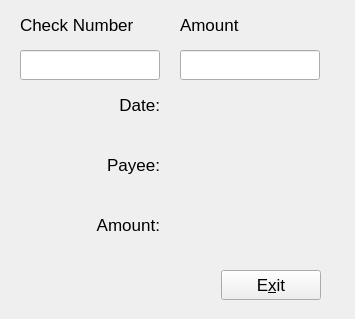
<?xml version="1.0" encoding="UTF-8"?>
<ui version="4.0">
 <class>PostCheckDialog</class>
 <widget class="QDialog" name="PostCheckDialog">
  <property name="windowModality">
   <enum>Qt::ApplicationModal</enum>
  </property>
  <property name="geometry">
   <rect>
    <x>0</x>
    <y>0</y>
    <width>355</width>
    <height>319</height>
   </rect>
  </property>
  <property name="font">
   <font>
    <pointsize>13</pointsize>
   </font>
  </property>
  <property name="windowTitle">
   <string>Post Checks</string>
  </property>
  <widget class="QLabel" name="textLabel1">
   <property name="geometry">
    <rect>
     <x>20</x>
     <y>10</y>
     <width>140</width>
     <height>30</height>
    </rect>
   </property>
   <property name="text">
    <string>Check Number</string>
   </property>
   <property name="wordWrap">
    <bool>false</bool>
   </property>
  </widget>
  <widget class="QLineEdit" name="checkNoEdit">
   <property name="geometry">
    <rect>
     <x>20</x>
     <y>50</y>
     <width>140</width>
     <height>30</height>
    </rect>
   </property>
  </widget>
  <widget class="QLabel" name="textLabel1_2">
   <property name="geometry">
    <rect>
     <x>180</x>
     <y>10</y>
     <width>140</width>
     <height>30</height>
    </rect>
   </property>
   <property name="text">
    <string>Amount</string>
   </property>
   <property name="wordWrap">
    <bool>false</bool>
   </property>
  </widget>
  <widget class="QLineEdit" name="checkAmountEdit">
   <property name="geometry">
    <rect>
     <x>180</x>
     <y>50</y>
     <width>140</width>
     <height>30</height>
    </rect>
   </property>
  </widget>
  <widget class="QLabel" name="checkDateDisplay">
   <property name="geometry">
    <rect>
     <x>180</x>
     <y>90</y>
     <width>140</width>
     <height>30</height>
    </rect>
   </property>
   <property name="text">
    <string/>
   </property>
   <property name="wordWrap">
    <bool>false</bool>
   </property>
  </widget>
  <widget class="QLabel" name="checkPayeeDisplay">
   <property name="geometry">
    <rect>
     <x>180</x>
     <y>150</y>
     <width>140</width>
     <height>30</height>
    </rect>
   </property>
   <property name="text">
    <string/>
   </property>
   <property name="wordWrap">
    <bool>false</bool>
   </property>
  </widget>
  <widget class="QLabel" name="checkAmountDisplay">
   <property name="geometry">
    <rect>
     <x>180</x>
     <y>210</y>
     <width>140</width>
     <height>30</height>
    </rect>
   </property>
   <property name="text">
    <string/>
   </property>
   <property name="wordWrap">
    <bool>false</bool>
   </property>
  </widget>
  <widget class="QLabel" name="textLabel2_3_2">
   <property name="geometry">
    <rect>
     <x>20</x>
     <y>210</y>
     <width>140</width>
     <height>30</height>
    </rect>
   </property>
   <property name="text">
    <string>Amount:</string>
   </property>
   <property name="alignment">
    <set>Qt::AlignRight|Qt::AlignTrailing|Qt::AlignVCenter</set>
   </property>
   <property name="wordWrap">
    <bool>false</bool>
   </property>
  </widget>
  <widget class="QLabel" name="textLabel2_3">
   <property name="geometry">
    <rect>
     <x>20</x>
     <y>150</y>
     <width>140</width>
     <height>30</height>
    </rect>
   </property>
   <property name="text">
    <string>Payee:</string>
   </property>
   <property name="alignment">
    <set>Qt::AlignRight|Qt::AlignTrailing|Qt::AlignVCenter</set>
   </property>
   <property name="wordWrap">
    <bool>false</bool>
   </property>
  </widget>
  <widget class="QLabel" name="textLabel2">
   <property name="geometry">
    <rect>
     <x>20</x>
     <y>90</y>
     <width>140</width>
     <height>30</height>
    </rect>
   </property>
   <property name="text">
    <string>Date:</string>
   </property>
   <property name="alignment">
    <set>Qt::AlignRight|Qt::AlignTrailing|Qt::AlignVCenter</set>
   </property>
   <property name="wordWrap">
    <bool>false</bool>
   </property>
  </widget>
  <widget class="QPushButton" name="exitButton">
   <property name="geometry">
    <rect>
     <x>221</x>
     <y>270</y>
     <width>100</width>
     <height>30</height>
    </rect>
   </property>
   <property name="text">
    <string>E&amp;xit</string>
   </property>
   <property name="shortcut">
    <string>Alt+X</string>
   </property>
   <property name="autoDefault">
    <bool>false</bool>
   </property>
  </widget>
 </widget>
 <layoutdefault spacing="6" margin="11"/>
 <pixmapfunction>qPixmapFromMimeSource</pixmapfunction>
 <tabstops>
  <tabstop>checkNoEdit</tabstop>
  <tabstop>checkAmountEdit</tabstop>
  <tabstop>exitButton</tabstop>
 </tabstops>
 <includes>
  <include location="local">dao/checkdao.h</include>
 </includes>
 <resources/>
 <connections/>
</ui>
